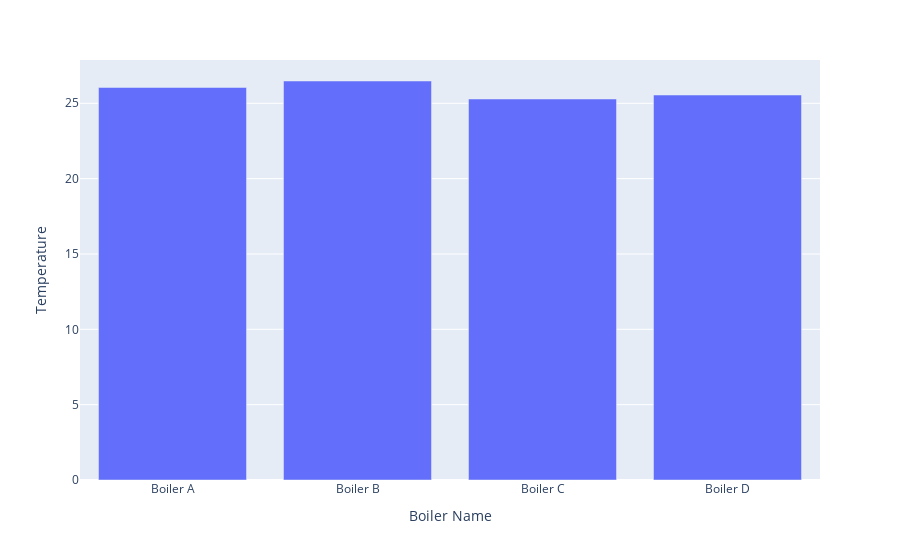

This figure's notebook cell:
### Code cell
import plotly.express as px
fig = px.bar(gp_temp, x='Boiler Name', y='Temperature')
fig.show()

### Figure 1 — Plotly figure (JSON) as saved in the notebook; plotly's stock layout.template omitted (floating-point values rounded to 4 significant figures)
{"data": [{"alignmentgroup": "True", "hovertemplate": "Boiler Name=%{x}<br>Temperature=%{y}<extra></extra>", "legendgroup": "", "marker": {"color": "#636efa", "pattern": {"shape": ""}}, "name": "", "offsetgroup": "", "orientation": "v", "showlegend": false, "textposition": "auto", "type": "bar", "x": ["Boiler A", "Boiler B", "Boiler C", "Boiler D"], "xaxis": "x", "y": [26.05, 26.48, 25.28, 25.55], "yaxis": "y"}], "layout": {"barmode": "relative", "legend": {"tracegroupgap": 0}, "margin": {"t": 60}, "xaxis": {"anchor": "y", "domain": [0, 1], "title": {"text": "Boiler Name"}}, "yaxis": {"anchor": "x", "domain": [0, 1], "title": {"text": "Temperature"}}}}
